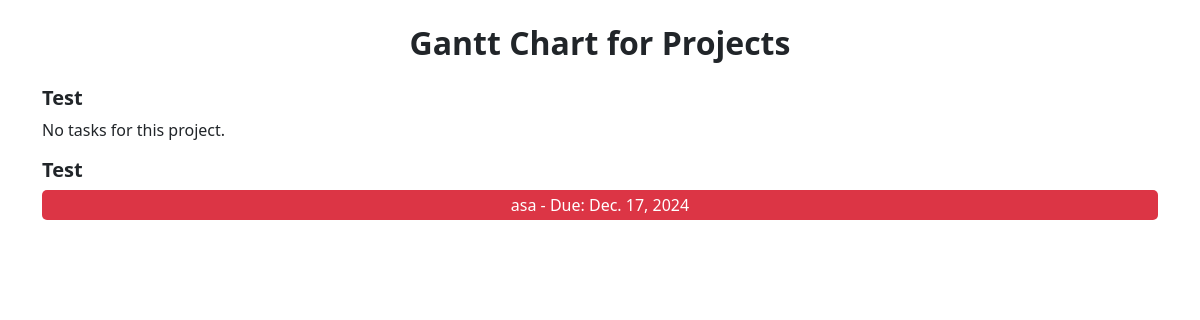
The page /gantt-chart/ on the database as committed earlier.
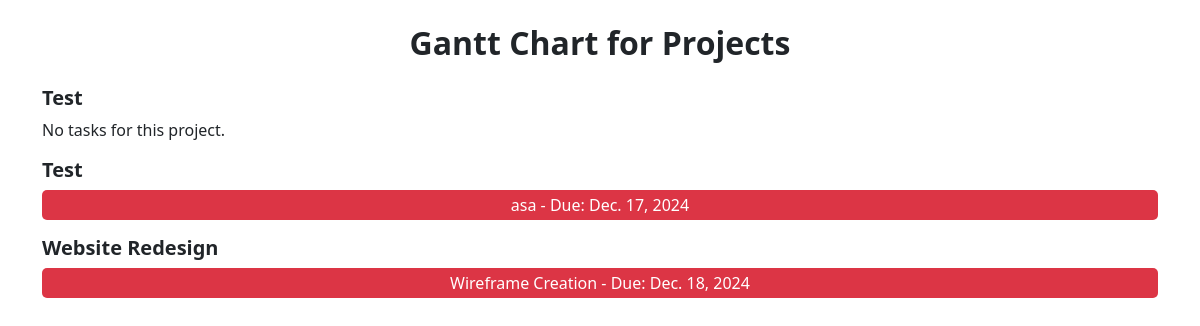
The same page on the database as committed later.
### app/models.py (models this page shows, shortened)
class Project(models.Model):
    name = models.CharField(max_length=255)
    description = models.TextField()
    start_date = models.DateField()
    deadline = models.DateField()
    status = models.CharField(
        max_length=20,
        choices=[
            ('In Progress', 'In Progress'),
            ('Completed', 'Completed'),
            ('On Hold', 'On Hold'),
        ],
        default='In Progress'
    )
    created_by = models.ForeignKey(User, on_delete=models.CASCADE, related_name="created_projects")
    team_members = models.ManyToManyField(TeamMember, related_name="projects")
    date_created = models.DateTimeField(auto_now_add=True)

class Task(models.Model):
    STATUS_CHOICES = [
        ('not-started', 'Not Started'),
        ('in-progress', 'In Progress'),
        ('done', 'Done'),
        ('urgent', 'Urgent'),
    ]
    PRIORITY_CHOICES = [
        ('low', 'Low'),
        ('medium', 'Medium'),
        ('high', 'High'),
    ]
    title = models.CharField(max_length=255)  # Task title
    description = models.TextField()  # Task description
    due_date = models.DateField()  # Task deadline
    status = models.CharField(max_length=20, choices=STATUS_CHOICES, default='not-started')  # Task status
    priority = models.CharField(max_length=10, choices=PRIORITY_CHOICES, default='medium')  # Task priority
    project = models.ForeignKey(Project, on_delete=models.CASCADE, related_name="tasks")  # Associated project
    assignee = models.ForeignKey(User, on_delete=models.SET_NULL, null=True, blank=True, related_name="tasks")  # Assigned user
    created_by = models.ForeignKey(User, on_delete=models.SET_NULL, null=True, blank=True, related_name="created_tasks")  # Creator user ID
    date_created = models.DateTimeField(auto_now_add=True)  # Date the task was created
    date_updated = models.DateTimeField(auto_now=True)  # Date the task was last updated

### app/views.py (the view)
# urls.py: path('gantt-chart/', views.gantt_chart_view, name='gantt_chart_view'),
def gantt_chart_view(request):
    projects = Project.objects.prefetch_related('tasks').all()
    return render(request, 'app/gantt_chart.html', {'projects': projects})

### app/context_processors.py (called while the page is built)
def add_current_time(request):
    gmt8 = pytz.timezone('Asia/Manila')  # Set the timezone to GMT+8
    current_time = timezone.now().astimezone(gmt8)  # Convert current time to GMT+8
    return {'current_time': current_time}

### app/templates/app/gantt_chart.html (shortened to what this page needs)
<!DOCTYPE html>
<html lang="en">
<head>
    <link href="https://cdn.jsdelivr.net/npm/bootstrap@5.3.3/dist/css/bootstrap.min.css" rel="stylesheet">
</head>
<body>
    <div class="container mt-4">
        <h2 class="fw-bold mb-4 text-center">Gantt Chart for Projects</h2>
        {% for project in projects %}
            <div class="mb-3">
                <h5 class="fw-bold">{{ project.name }}</h5>
                {% for task in project.tasks.all %}
                    {% if task.priority == 'high' %}
                        <div class="gantt-bar mb-2" style="background-color: #dc3545;">
                            {{ task.title }} - Due: {{ task.due_date }}
                        </div>
                    {% elif task.priority == 'medium' %}
                        <div class="gantt-bar mb-2" style="background-color: #ffc107;">
                            {{ task.title }} - Due: {{ task.due_date }}
                        </div>
                    {% else %}
                        <div class="gantt-bar mb-2" style="background-color: #28a745;">
                            {{ task.title }} - Due: {{ task.due_date }}
                        </div>
                    {% endif %}
                {% empty %}
                    <p>No tasks for this project.</p>
                {% endfor %}
            </div>
        {% empty %}
            <p>No projects available.</p>
        {% endfor %}
    </div>
</body>
</html>

Rows that differ between the two databases and show on the page:
added Project: name "Website Redesign"
added Task: title "Wireframe Creation", due_date "Dec. 18, 2024", shown under "Website Redesign"
